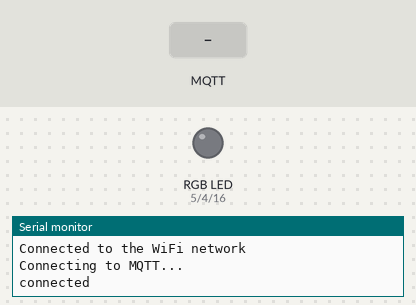
Simulated run of this sketch. Board: ESP8266 (NodeMCU). Shown: an RGB LED mixed from three pins (HIGH = lit), the last lines printed to the serial monitor. The inputs (shaded band) are chosen by the test bench. WiFi joins after 1.5 s; servers stay silent unless stated; no MQTT or app messages arrive unless stated.

Above: at 2.7 s.
2.8 s: MQTT message "5" arrives on the first subscribed topic
At 4.0 s:
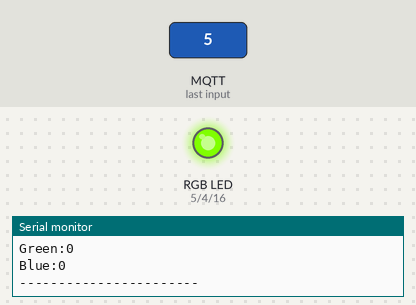
4.3 s: MQTT message "off" arrives on the first subscribed topic
At 5.5 s:
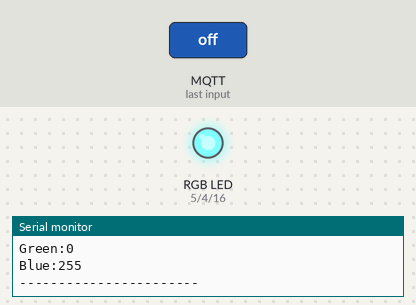
5.8 s: MQTT message "90" arrives on the first subscribed topic
At 7.0 s:
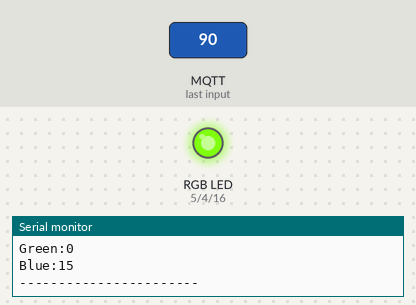
7.3 s: MQTT message "off" arrives on the first subscribed topic
At 8.8 s:
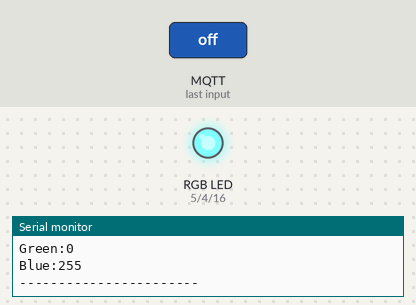
Timing chart, 0 to 9.9 s (numbered marks = the images above; inputs shaded):
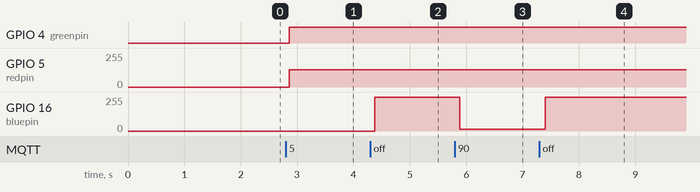

The sketch:

mesa1.ino
```cpp
#include <ESP8266WiFi.h>
#include <PubSubClient.h>

const char* ssid          = "RESPALDO";
const char* password = "19080530";
const char* mqttServer = "192.168.0.17";    // IP adress Raspberry Pi
const int mqttPort = 1883;
const char* mqttUser = "ariel";      // if you don't have MQTT Username, no need input
const char* mqttPassword = "123";  // if you don't have MQTT Password, no need input
char miArray[6] = {};
String color;
WiFiClient espClient;
PubSubClient client(espClient);

//LED Connections
const int bluepin = 16; // D0
const int redpin = 5;    // D1
const int greenpin = 4; // D2


void setup() {

  Serial.begin(115200);

  WiFi.begin(ssid, password);

  while (WiFi.status() != WL_CONNECTED) {
    delay(500);
    Serial.println("Connecting to WiFi..");
  }
  Serial.println("Connected to the WiFi network");

  client.setServer(mqttServer, mqttPort);
  client.setCallback(callback);

  while (!client.connected()) {
    Serial.println("Connecting to MQTT...");

    if (client.connect("ESP8266Client", mqttUser, mqttPassword )) {

      Serial.println("connected");

    } else {

      Serial.print("failed with state ");
      Serial.print(client.state());
      delay(2000);

    }
  }
   pinMode (redpin, OUTPUT);
  pinMode (bluepin, OUTPUT);
  pinMode (greenpin, OUTPUT);

}

void callback(char* topic, byte* payload, unsigned int length) {

  Serial.print("Message arrived in topic: ");
  Serial.println(topic);

  Serial.print("Message:");
  for (int i = 0; i < length; i++) {
    Serial.print((char)payload[i]);
    miArray[i] = (char)payload[i];
  }
  Serial.println();

  Serial.println( miArray);
  color = miArray;


  Serial.println();
  String hexstring = color ;

  // Get rid of '#' and convert it to integer
  int number = (int) strtol( &hexstring[1], NULL, 16);

  // Split them up into r, g, b values
  int r = number >> 16;
  int g = number >> 8 & 0xFF;
  int b = number & 0xFF;
  //  //Saperate Colors are sent through javascript
  //  String red = server.arg("r");
  //  String green = server.arg("g");
  //  String blue = server.arg("b");
  //  int r = red.toInt();
  //  int g = green.toInt();
  //  int b = blue.toInt();
  //
  Serial.print("Red:"); Serial.println(r);
  Serial.print("Green:"); Serial.println(g);
  Serial.print("Blue:"); Serial.println(b);
  //
  //  //PWM Correction 8-bit to 10-bit
  //    r = r * 4;
  //    g = g * 4;
  //    b = b * 4;
  analogWrite (bluepin, b);
  analogWrite (greenpin, 255 - g);
  analogWrite (redpin, 128 - r);
  //
  //  //for ULN2003 or Common Cathode RGB Led not needed
  //  /*
  //   r = 1024 - r;
  //   g = 1024 - g;
  //   b = 1024 - b;
  //  */
  //  //ESP supports analogWrite All IOs are PWM
  //   analogWrite(RedLED,r);
  //   analogWrite(GreenLED,g);
  //   analogWrite(BlueLED,b);

  Serial.println();
  Serial.println("-----------------------");


}

void loop() {
  client.subscribe("mesa1");
  delay(100);
  client.loop();
}
```

Measured:
- after the input at 2.8 s, GPIO 4 (greenpin): LOW → HIGH after 0.06 s; GPIO 5 (redpin): 0/255 → 128/255 after 0.06 s
- after the input at 4.3 s, GPIO 16 (bluepin): 0/255 → 255/255 after 0.08 s
- after the input at 5.8 s, GPIO 16 (bluepin): 255/255 → 15/255 after 0.09 s
- after the input at 7.3 s, GPIO 16 (bluepin): 15/255 → 255/255 after 0.10 s
